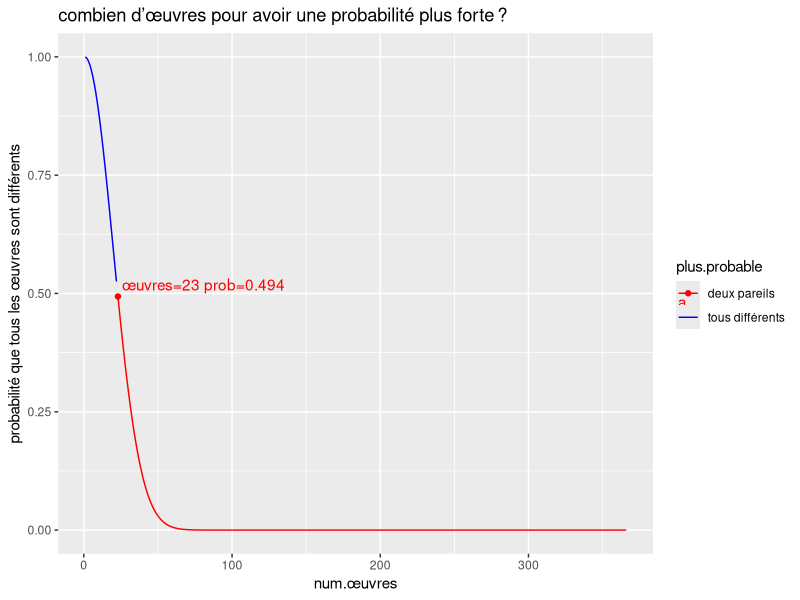
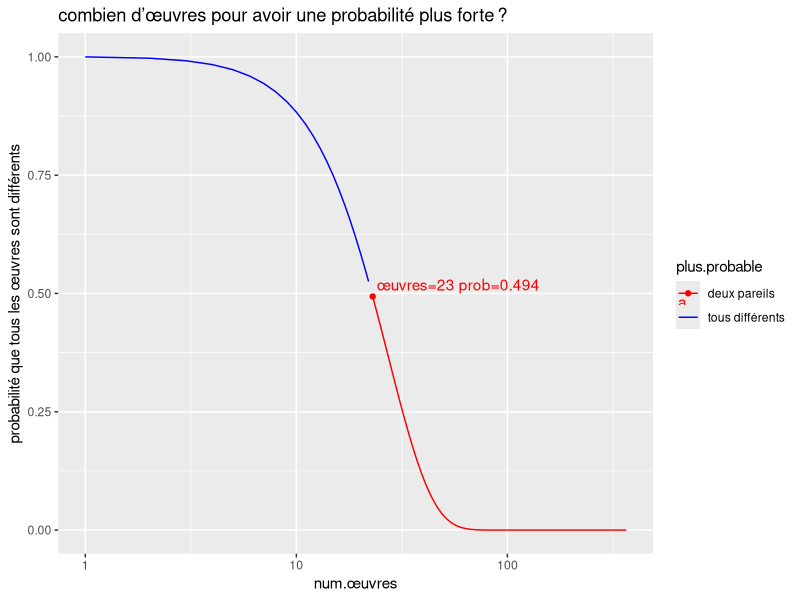
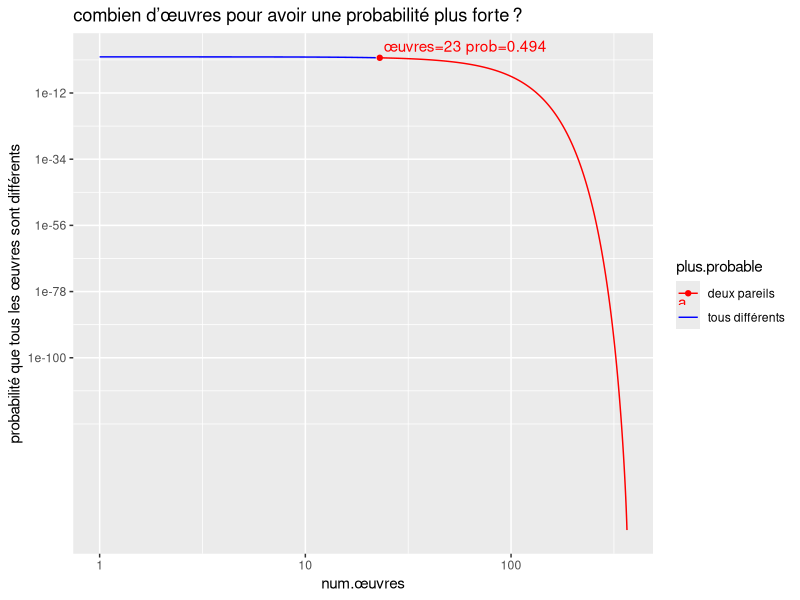
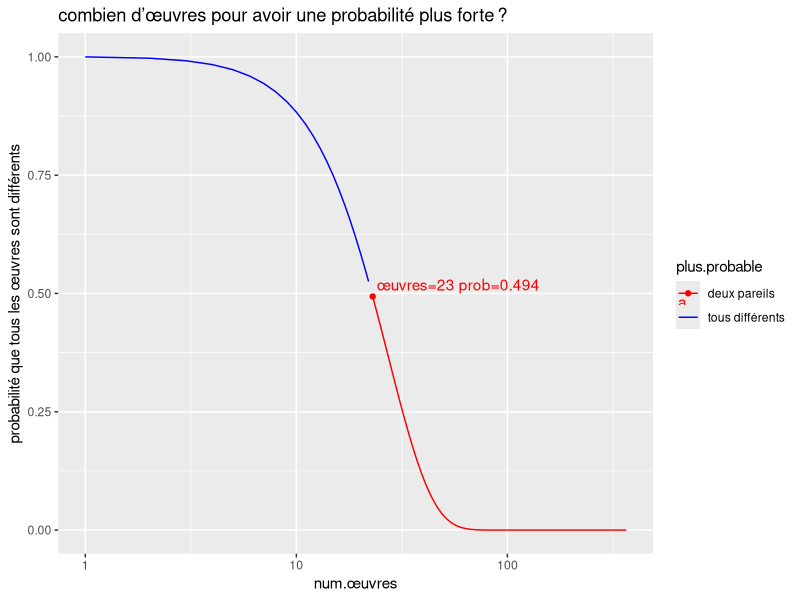

The R source for these figures, in order:
library(data.table)
library(ggplot2)
num.possible <- 366
plus.colors <- c(
  "tous différents"="blue",
  "deux pareils"="red",
  zéro="black")
prob.dt <- data.table(num.œuvres=1:num.possible)[
, num.i := num.possible-num.œuvres+1
][
, prob.i := num.i/num.possible
][
, log.prob.i := log(prob.i)
][, let(
  cumsum = exp(cumsum(log.prob.i)),
  cumprod = cumprod(prob.i)
)][, let(
  diff = cumsum-cumprod,
  plus.probable = factor(fcase(
    cumprod==0, "zéro",
    cumprod<0.5, "deux pareils",
    default="tous différents"),
    names(plus.colors))
)][]
prob.dt[order(abs(diff))]
text.dt <- rbind(
  prob.dt[plus.probable=="deux pareils"][1])
(gg <- ggplot()+
  ggtitle("combien d’œuvres pour avoir une probabilité plus forte ?")+
   scale_color_manual(values=plus.colors)+
   ylab("probabilité que tous les œuvres sont différents")+
  geom_point(aes(
    num.œuvres, cumprod, color=plus.probable),
    data=text.dt)+    
  geom_text(aes(
    num.œuvres, cumprod, color=plus.probable,
    label=sprintf(" œuvres=%d prob=%.3f", num.œuvres, cumprod)),
    vjust=-0.5,
    hjust=0,
    data=text.dt)+    
  geom_line(aes(
    num.œuvres, cumprod, color=plus.probable),
    data=prob.dt))

(logx <- gg+scale_x_log10())

(logxy <- logx+scale_y_log10())

png("figure-gg-bday.png", width=6, height=4, units="in", res=200)
print(logx)
dev.off()
